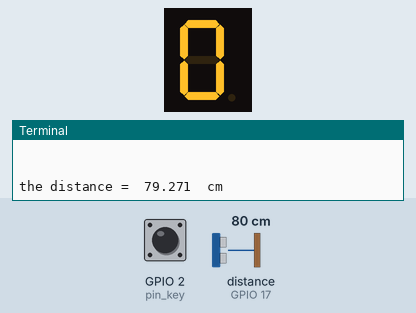
A program run on a simulated Raspberry Pi (BCM pin numbers). Parts: 1-digit seven-segment display, the last lines printed to the terminal. The test bench sets the inputs (shaded band); at power-on: GPIO 2 (pin_key) HIGH, distance to the obstacle (sensor on GPIO 17) 80 cm. The echo pulse lasts 58.3 µs per cm; the segment pins are drawn as the display they are named for; the interpreter's speed is modelled, so counts of loop turns are approximate; the clock reads 2024-03-15 10:24:30 at power-on unless the program sets it.

Above: at 1.2 s.
1.3 s: GPIO 2 (pin_key) pulled LOW for 0.15 s
At 2.3 s:
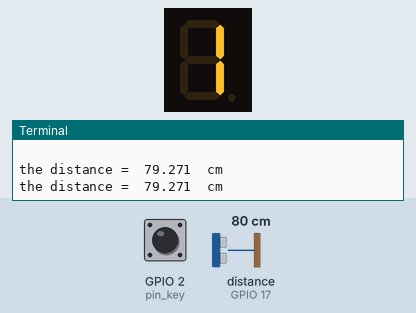
2.9 s: GPIO 2 (pin_key) pulled LOW for 1 s
At 3.3 s:
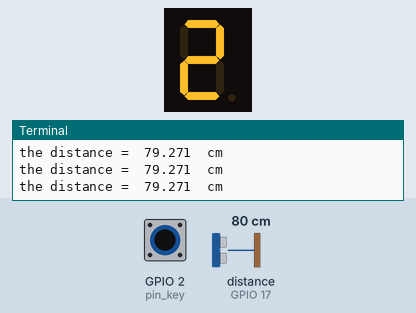
Timing chart, 0 to 5.9 s (numbered marks = the images above; inputs shaded):
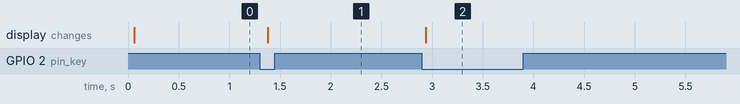

Measured:
- after the input at 1.3 s, the display: changes after 0.08 s (image 1)
- after the input at 2.9 s, the display: changes at once (image 2)

The program:

homework0428_repo2.py
```python
"""實驗二 Key,7-segment, and Ultrasonic
(1) 7-segment顯示"0"，Terminal顯示ultrasonic偵測到障礙物的距離。
(2) Key pressed， 7-segment顯示"1"(0+1)， Terminal顯示ultrasonic偵測到障礙物的距離
repeat(1)到(2)， 7-segment顯示累加的效果: 0,1,2,3,4,5,6,7,8,9,a,b,c,d,e,f,0,1,2,……
"""

import RPi.GPIO as GPIO
from time import time
from time import sleep

GPIO.setmode(GPIO.BCM)
pin_segA = 24
pin_segB = 23
pin_segC = 21
pin_segD = 20
pin_segE = 16
pin_segF = 25
pin_segG = 12
pin_ultraTrig = 27
pin_ultraEcho = 17
pin_key = 2
sevenSegmentPin = [pin_segG, pin_segF, pin_segE, pin_segD, pin_segC, pin_segB, pin_segA]

sevenSegmentStringDict = {
    0: "0111111",
    1: "0000110",
    2: "1011011",
    3: "1001111",
    4: "1100110",
    5: "1101101",
    6: "1111101",
    7: "0000111",
    8: "1111111",
    9: "1101111",
    10: "1110111",
    11: "1111100",
    12: "0111001",
    13: "1011110",
    14: "1111001",
    15: "1110001"
}

userPressCount = 0


def stepInit():
    try:
        GPIO.setup(pin_key, GPIO.IN, GPIO.PUD_UP)
        GPIO.setup(pin_ultraEcho, GPIO.IN)
        GPIO.setup(pin_ultraTrig, GPIO.OUT)
        for pin in sevenSegmentPin:
            GPIO.setup(pin, GPIO.OUT)
        print("========== GPIO.setup done ==========")
        for pinIndex in range(7):
            value = int(sevenSegmentStringDict[0][pinIndex])
            GPIO.output(sevenSegmentPin[pinIndex], value)
        print("====== 7-Segment setup done =========")
        GPIO.output(pin_ultraTrig, False)
        print("====== ultraTrig setup done =========")
        global userPressCount
        userPressCount = 0
        print("====== variable setup done ==========")
        print("\n\n")
        print("=====================================")
        print("=====================================")
        print("==== press button to get distance ===")
        print("==== press keyboard ^C to finish ====")
        print("=====================================")
        print("=====================================")
        print("\n\n")
    except:
        print("now at state stepInit()")


def sevenSegmentControl(number):
    try:
        for pinIndex in range(7):
            value = int(sevenSegmentStringDict[number][pinIndex])
            GPIO.output(sevenSegmentPin[pinIndex], value)
    except:
        print("now at state sevenSegmentControl()")
        print("now number = ", number)


def ultrasonicEcho(value, timeout):
    count = timeout
    while GPIO.input(pin_ultraEcho) != value and count > 0:
        count = count - 1


def ultrasonicDistance():
    try:
        GPIO.output(pin_ultraTrig, True)
        sleep(0.001)
        GPIO.output(pin_ultraTrig, False)
        ultrasonicEcho(True, 5000)
        start = time()
        ultrasonicEcho(False, 5000)
        end = time()
        distance = round(((end - start) * 34000 / 2), 3)
        print("the distance = ", distance, " cm")
    except:
        print("now at state ultrasonicDistance()")


def keyAndSevenSegmentControl(pin_key):
    ultrasonicDistance()
    global userPressCount
    userPressCount += 1
    userPressCount %= 16
    sevenSegmentControl(userPressCount)


def main():
    stepInit()
    try:
        ultrasonicDistance()
        GPIO.add_event_detect(pin_key, GPIO.FALLING, callback=keyAndSevenSegmentControl, bouncetime=200)
        while (True):
            pass
    except KeyboardInterrupt:
        print("\n\n")
        print("============= user STOP =============")
    except:
        print("\n\n")
        print("========== other Exception ==========")
    finally:
        GPIO.cleanup()
        print("========== GPIO cleanup done ========")
        print("============ end of main() ==========")


main()
```
